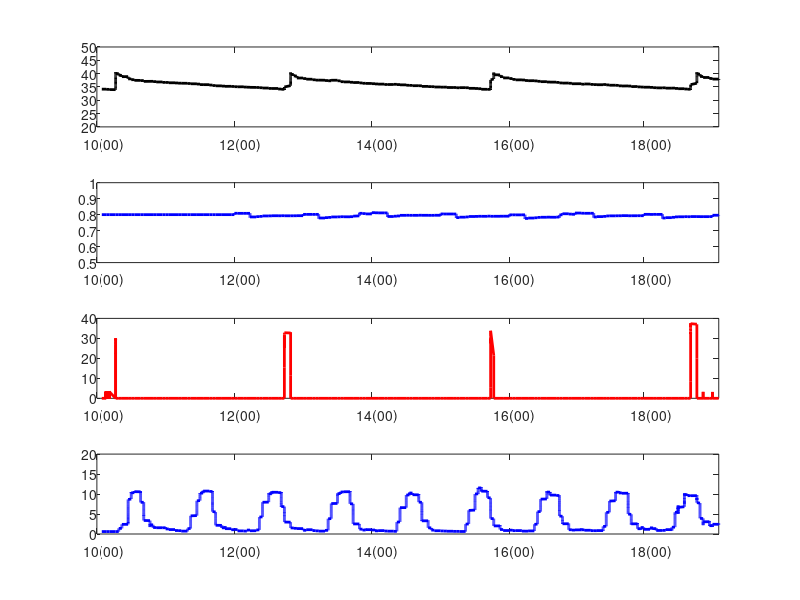

This chart was generated by the following MATLAB code:
% Data for validation for 5 dataset
clear all

sm_coef_above=   0.99900;
sm_coef_middle=  1.00000;
sm_coef_below=   1.00000;
ir_coef_above=   0.00500;
ir_coef_middle=  0.00550;
ir_coef_below=   0.00200;
eto_coef_above= -0.00010;
eto_coef_middle=-0.00040;
eto_coef_below= -0.00025;

display_date=0;
display_plot=1;
R2_matrix=[];

display('=================================');

for dataset=[1 2 3 4 5]
    switch dataset
        case {1}
            load('DataSet_01.mat');
            initial_date=datenum(2014,6,19,12,08,0);
            data_len=length(sm);
        case {2}
            load('DataSet_02.mat');
            initial_date=datenum(2014,7,10,0,0,0);
            data_len=length(sm);
        case {3}
            load('DataSet_03.mat');
            initial_date=datenum(2014,8,6,10,08,0);
            data_len=length(sm);
        case {4}
            load('DataSet_04.mat');
            initial_date=datenum(2014,9,18,0,0,0);
            data_len=length(sm);
        case {5}
            load('DataSet_05.mat');
            initial_date=datenum(2014,10,10,0,0,0);
            data_len=length(sm);
        otherwise
            disp('Not valid dataset')
    end

    data_len=length(sm);
    if display_date
        display('=================================');
        display('Initial Date');
        display(datestr(initial_date));
    end

    %Create a time vector based on sm size
    sim_date=[];
    sim_date(1,1)=initial_date;
    for i=2:1:data_len
        sim_date(i,1)=addtodate(initial_date,i-1,'minute');
    end

    % Obtain final date
    final_date=sim_date(data_len);
    if display_date
        display('Final Date');
        display(datestr(final_date));
        display('=================================');
    end

    % Use filter kalman for ETo
    eto_kalman=[];
    eto_kalman_ant=eto(1);
    p_ant=1;
    Q=0.0001;
    R=0.1;
    for i=1:1:data_len
            K=(p_ant+Q)/(p_ant+Q+R);
            eto_kalman(i,1)=eto_kalman_ant+K*(eto(i,1)-eto_kalman_ant);
            p=(p_ant+Q)*(1-K);
            p_ant=p;
            eto_kalman_ant=eto_kalman(i,1);        
    end

    % Verify mathematical model SM
    xk_ant=sm(1);
    sm_est=[];
    t=[];
    for i=1:1:length(sm)
        if (i<=20)
            tau=i-1;
        else
            tau=20;
        end
        if xk_ant > 39.0
            xk=sm_coef_above*xk_ant+ir_coef_above*ir(i-tau)+eto_coef_above*eto_kalman(i-tau);
        elseif xk_ant > 31.0
            xk=sm_coef_middle*xk_ant+ir_coef_middle*ir(i-tau)+eto_coef_middle*eto_kalman(i-tau);
        else
            xk=sm_coef_below*xk_ant+ir_coef_below*ir(i-tau)+eto_coef_below*eto_kalman(i-tau);
        end   
        if( xk>50.0)
            xk=50.0;
        end  
        sm_est=[sm_est xk];
        t=[t i];
        xk_ant=xk;
    end

    % Obtain estimated NDVI
    ndvi_est=[];
    c4=0.999;
    c5=0.00374;
    initial_ndvi=0.80;
    tauB=1440;
    t=[];
    for i=1:1:length(sm)
        if (i<=2*tauB)
            current_ndvi=initial_ndvi;
        else       
            current_ndvi=c4*ndvi_est(i-tauB)+c5*(sm(i-tauB)-sm(i-2*tauB));
        end
        if( current_ndvi>1.0)
            current_ndvi=1.0;
        end
        if( current_ndvi<0.0)
            current_ndvi=0.0;
        end
        ndvi_est=[ndvi_est current_ndvi];
        t=[t i];
    end

    % Display plots
    if display_plot
        subplot(4,1,1)
        %hold on
        plot(sim_date,sm,'k-','LineWidth',2);
        %plot(sim_date,sm_est,'b--','LineWidth',2);
        datetick('x','DD(HH)','keeplimits')
        axis([min(sim_date(:,1)) max(sim_date(:,1)) 20 50]);
        %hold off
        
        subplot(4,1,2)
        plot(sim_date,ndvi_est,'b-','LineWidth',2);
        datetick('x','DD(HH)','keeplimits')
        axis([min(sim_date(:,1)) max(sim_date(:,1)) 0.5 1.0]);

        subplot(4,1,3)
        plot(sim_date,ir,'r-','LineWidth',2);
        datetick('x','DD(HH)','keeplimits')
        axis([min(sim_date(:,1)) max(sim_date(:,1)) 0 40]);
        
         subplot(4,1,4)
         %hold on
         %plot(sim_date,eto,'g-','LineWidth',2);
         plot(sim_date,eto_kalman,'b-','LineWidth',2);
         datetick('x','DD(HH)','keeplimits')
         %hold off
         axis([min(sim_date(:,1)) max(sim_date(:,1)) 0 20]);


    
    end

    % Calculate model error
    tmp=corrcoef(sm,sm_est);
    coef_R=tmp(1,2);
    %fprintf('R^2: %5.4f\n',coef_R);
    fprintf('%5.4f\n',coef_R);
    R2_matrix(dataset)=coef_R;
    
    if display_plot
        pause;
    end

end

%display('=================================');
%fprintf('Avg R^2: %5.4f\n',mean(R2_matrix));
fprintf('%5.4f\n',mean(R2_matrix));
%display('=================================');




